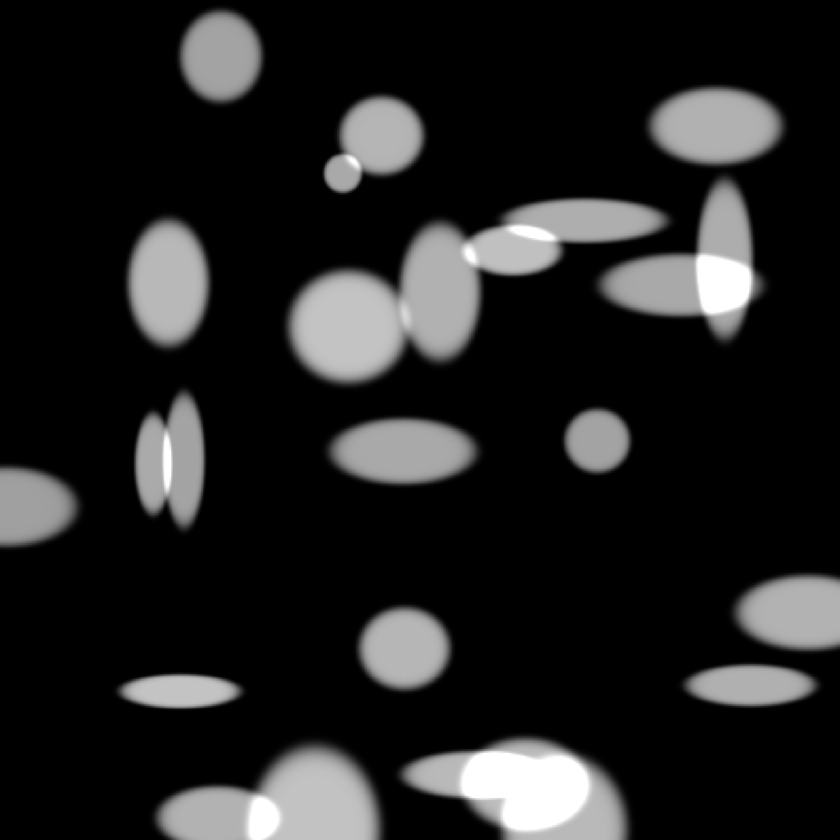
#> input picture Analisi Immagini/fig_00.png, 840 x 840 px, shrunk from 2400 x 2400 before the run; its folder holds only this picture in this run
$ python Analisi_00.py
#> lines starting #> are read from the running program, lines starting #| are printed output that depends on the picture
import numpy as np

import matplotlib
matplotlib.use('TkAgg')

import matplotlib.pyplot as plt
import matplotlib.image as mpimg
import tkinter as tk
from tkinter import filedialog


def chiudi_tutto(_):
    print("Closing the simulation")
    raise SystemExit


def analisi_immagine(soglia,imm,mappa, real_time):

    #Sub routine che controlla se nell'intorno di un punto interessante è stato già verificato se no lo senga da vedere
    # [7 lines left out: function segna_intorno, not called in this run]


    # Scansione su tutte le righe e su tutte le colonne
    h,w,_=imm.shape          # Categorizzo così altezza (h), larghezza (w) e canali (c)

    # Creo matricce che analizza se punti già analizzati e se sono sopra o sotto soglia
    # Distruggo la vecchia immagine e riempo di zeri nei canali blu e verde SOLO PERCHE IN SCALA GRIGI NON FUNZIONA SE A COLORI
    imm[:,:,1]=0      # Usato?
    imm[:,:,1]=0      # Sopra o sotto soglia?

    # Matrici aree e stack
    area=[]
    stack=[]

    # Faccio scansione
    for i in range(1, w):
        for j in range(1, h):

            # Verifico se già stato usato
            if imm[i, j, 1]==0:

                # Continuo analisi
                # Dico che usato
                imm[i,j,1]=0.5      # Cambio il colore così da veirficarlo

                if imm[i, j, 0]> soglia:
                    imm[i,j,2]=1        # Rendo colorata l'area così da vederla graficamente

                    # Aggiungo alla lista area la nuova area da contare
                    area.append(1)

                    # Sistema controllo dei vicini
                    segna_intorno(i, j)

                    while len(stack)>0:         # Continuo fino a quando non ho finito i vicini LIFO
                        n=len(stack)
                        x,y=stack[n-1][:]       # Estrai coordinate puntii ultimo posto stack
                        stack.pop()             # Elimino utlimo elemento

                        imm[x, y, 1]=0.5        # Segno il punto come usato

                        # Controllo se sopra sotto soglia
                        if imm[x, y, 0] > soglia:
                            imm[x,y, 2]=1       # Cambio colore per vederlo

                            area[-1]+=1         # Incrementa area

                            segna_intorno(x, y)

        if real_time=='y':
            mappa.set_data(imm)                     # Aggiornamento grafico per vederlo poi tolgo per efficenze
            plt.pause(0.001)

        mappa.set_data(imm)

    return area


def main():
    root = tk.Tk()  # procedure per leggere interattivamente un file
    root.withdraw()
    percorso_file = filedialog.askopenfilename(title="Image Selection PNG", filetypes=[("Immagini PNG", "*.png")])
#> the answer given: fig_00.png
    if not percorso_file:
        print("Nessun file selezionato.")
        raise SystemExit


    # Lettura dell'immagine tramite Matplotlib. mpimg.imread restituisce un array NumPy
    #  n x m con 3 (RGB) o 4 (RGB+trasparenza) canali. La presenza del quarto canale
    #  dipende solo dal fatto che l'immagine lo avesso o meno.
    img_array = mpimg.imread(percorso_file)
#> img_array is the input picture: shape (840, 840, 4) float32; mean R, G, B, A 0.136, 0.136, 0.136, 1


    # Attenzione: Matplotlib legge i PNG convertendo i valori dei pixel tra 0.0 e 1.0 (float32)
    #  invece del classico range 0-255 (uint8). Se voglio leggere jpeg e bmp devo ricordarmi
    #  loro non sono convertiti.


    altezza, larghezza, canali = img_array.shape
    # se non avessi conosciuto il metodo shape, avrei potuto leggere un valore
    # alla volta con dei banali altezza=len(img_array[:,0,0]), larghezza=len(img_array[0,:,0]), etc.

    # Creazione di matrice vuoto con le stesse specifiche di tipo (dtype) ma 2 pixel più alta/larga
    img_con_bordo = np.zeros((altezza + 2, larghezza + 2, canali), dtype=img_array.dtype)


    # Se presente il canale Alfa, impostiamo l'opacità del bordo al massimo (1.0). E' solo per estetica.
    if canali == 4:
        img_con_bordo[:, :, 3] = 1.0


    # Inserimento dell'immagine al centro
    img_con_bordo[1:altezza+1, 1:larghezza+1] = img_array


    # Creo il grafico
    figura, (grafico1, grafico2) = plt.subplots(1,2, figsize=(14, 6),num='By Gianmario Pelanda')
    figura.canvas.mpl_connect('close_event', chiudi_tutto)


    mappa=grafico1.imshow(img_con_bordo)
    grafico1.axis('off')
    grafico1.set_title(f"Image")


    soglia=float(input('Valore della soglia (0-1)= '))
#> the answer given: 1
    real_time=input('Mostra scansione in tempo reale? (y/n)')
#> the answer given: y


    risultati=analisi_immagine(soglia,img_con_bordo,mappa, real_time)
#> in analisi_immagine, `imm[:,:,1]=0`:
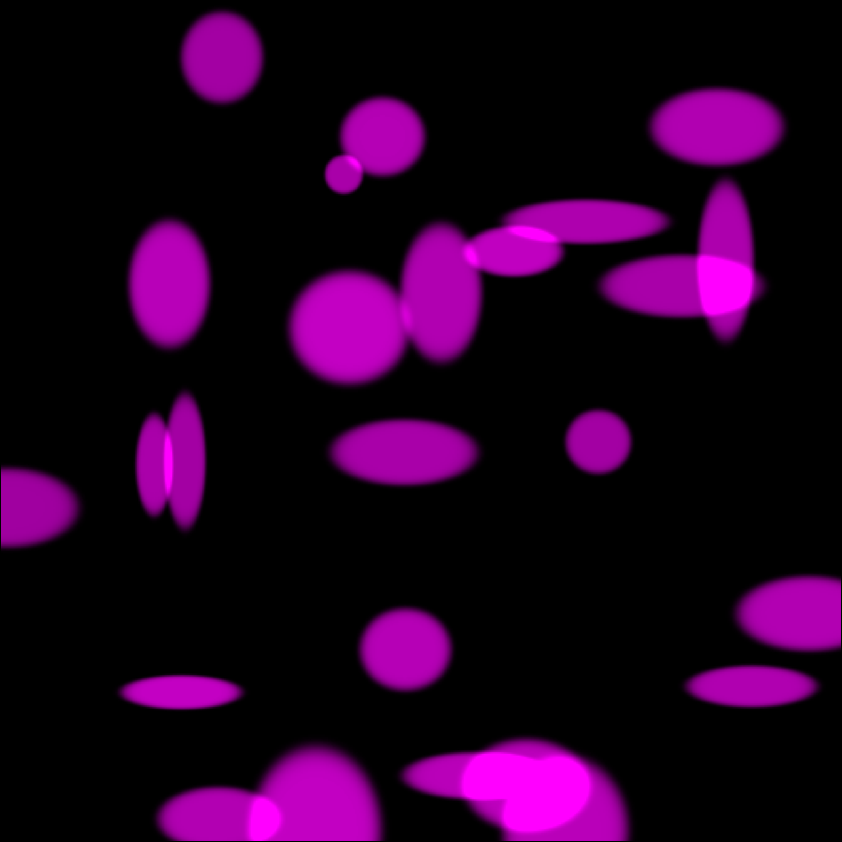
#> imm: shape (842, 842, 4) float32; mean R, G, B, A 0.136, 0, 0.136, 1
#> the loop in analisi_immagine, `for i in range(1, w):` made 841 passes
#> pass 2, in analisi_immagine, `plt.pause(0.001)`:
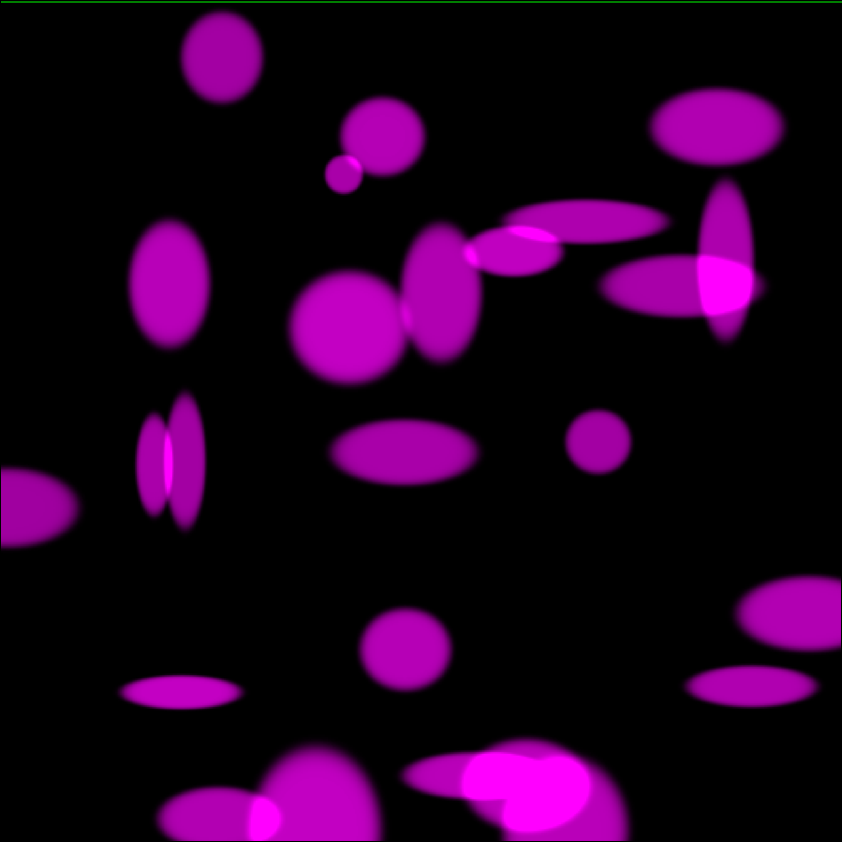
#> shown: shape (842, 842, 4) float32; mean R, G, B, A 0.136, 0.00119, 0.136, 1
#> after the loop in analisi_immagine, `for i in range(1, w):`:
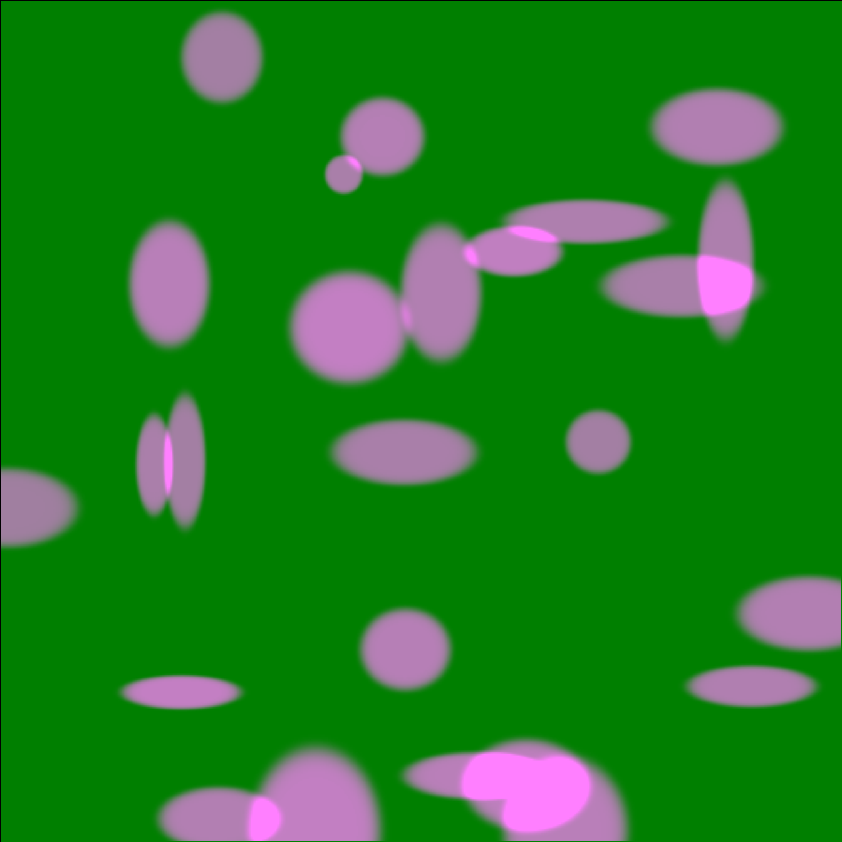
#> imm: shape (842, 842, 4) float32; mean R, G, B, A 0.136, 0.499, 0.136, 1
#> after the loop in analisi_immagine, `for i in range(1, w):`: area = []
#> risultati = []

    grafico2.hist(risultati, bins=10, color='skyblue', edgecolor='black')


    grafico2.set_title(f'Area Distribution (N_Tot = {len(risultati)})')
    grafico2.set_xlabel('Area')
    grafico2.set_ylabel('Number')

    # Ottimizza gli spazi tra i due grafici per evitare sovrapposizioni
    plt.tight_layout()

    plt.show()
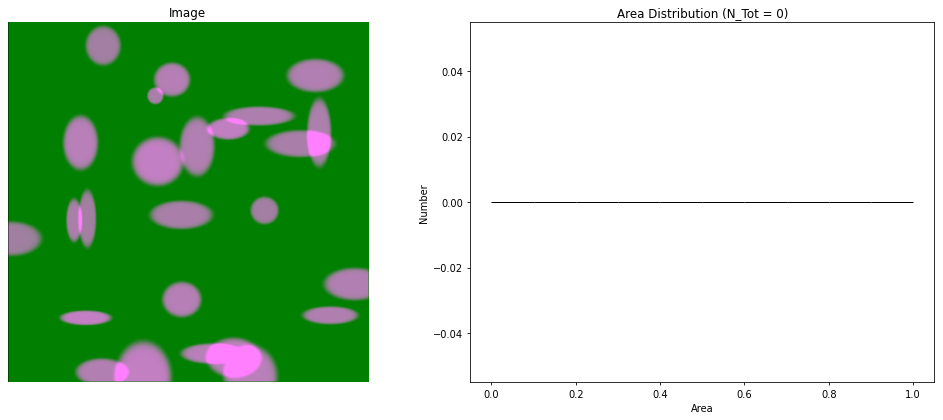
#> figure drawn by matplotlib, 2 panels

if __name__ == '__main__':
    main()

$ run again, on Analisi Immagini/fig_05.png
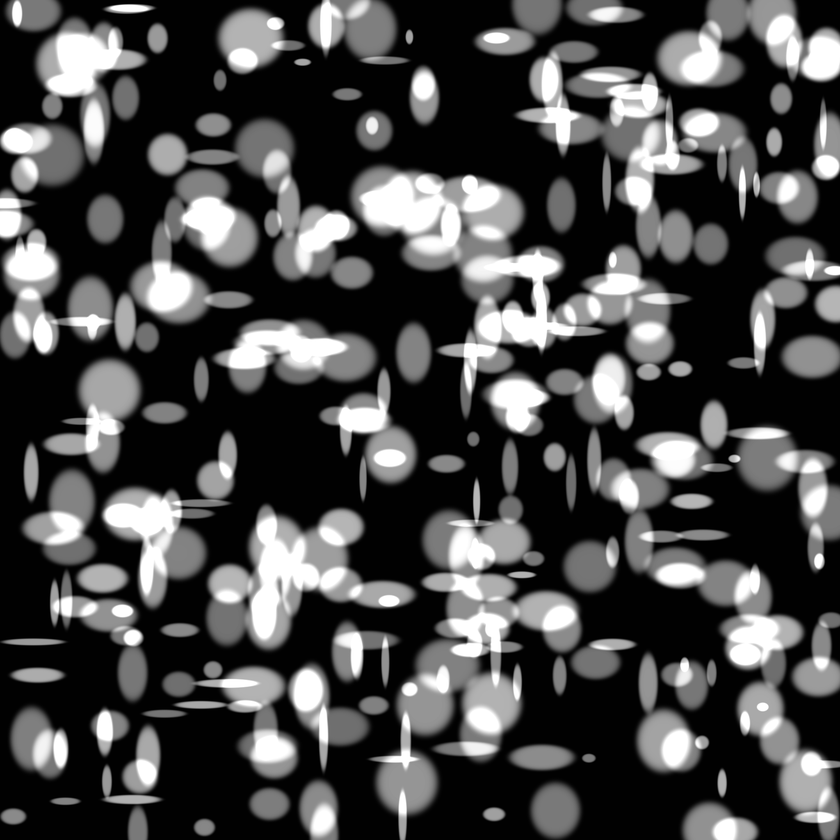
#> input picture Analisi Immagini/fig_05.png, 840 x 840 px, shrunk from 2048 x 2048 before the run
#> in main, img_array is the input picture: shape (840, 840, 4) float32; mean R, G, B, A 0.287, 0.287, 0.287, 1
#> after the loop in analisi_immagine, `for i in range(1, w):`:
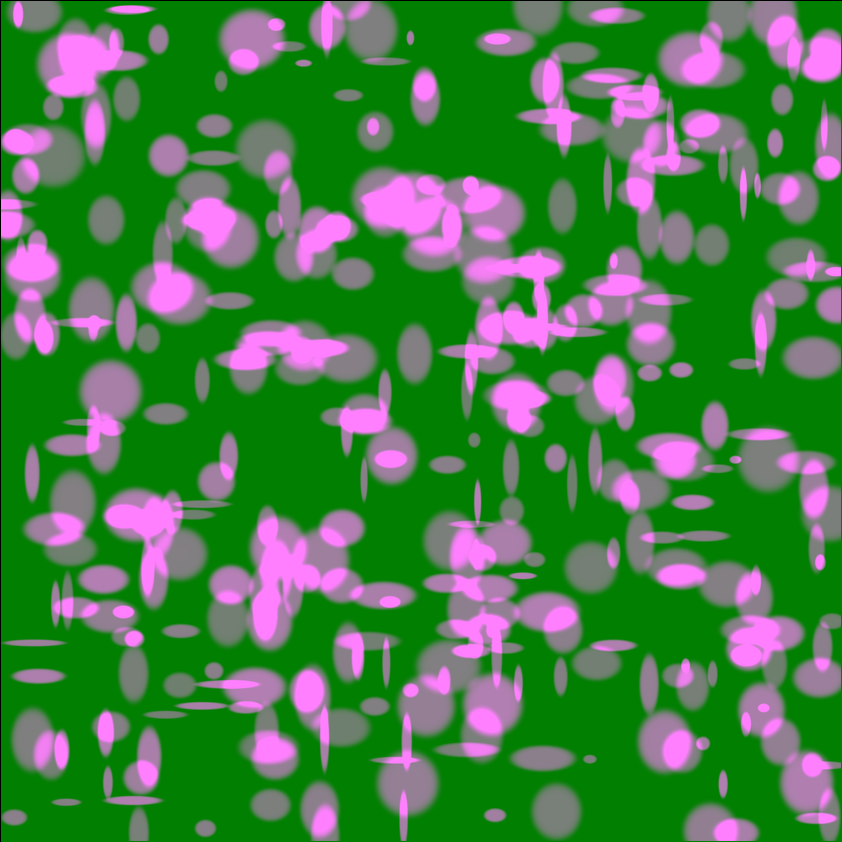
#> imm: shape (842, 842, 4) float32; mean R, G, B, A 0.286, 0.499, 0.286, 1
#> after the loop in analisi_immagine, `for i in range(1, w):`: area = []
#> in main, `plt.show()`:
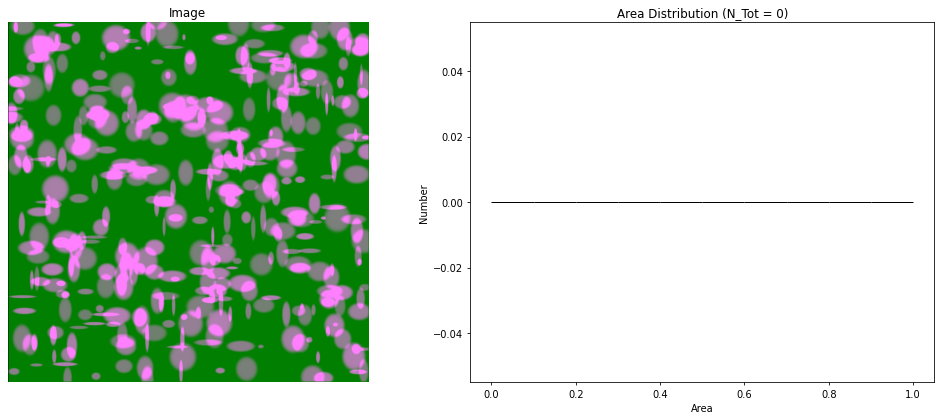
#> figure drawn by matplotlib, 2 panels

$ run again, on Analisi Immagini/fig_06.png
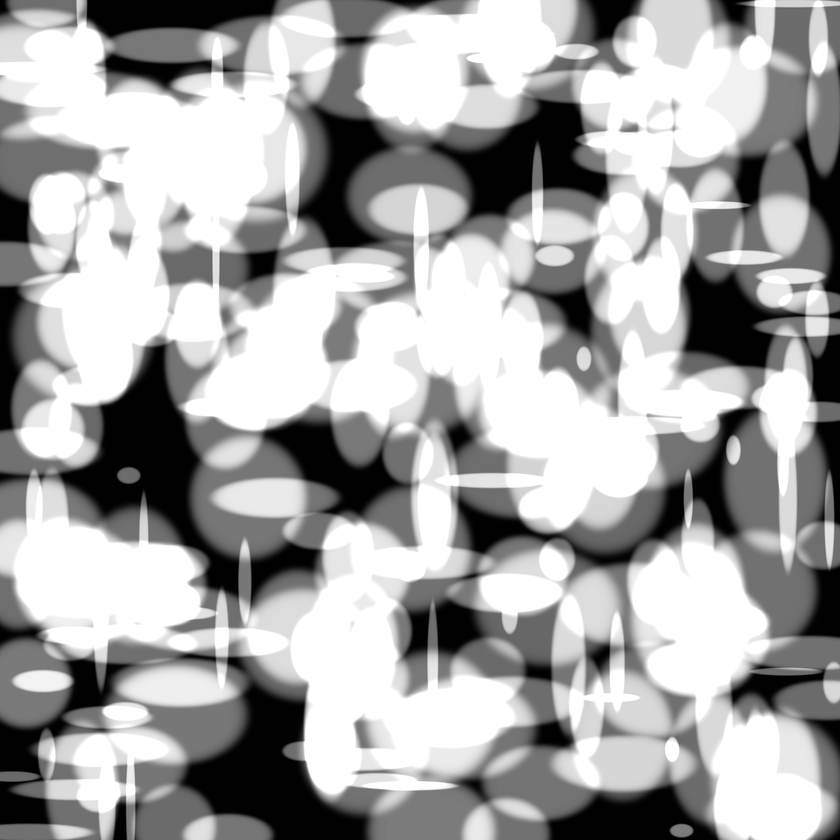
#> input picture Analisi Immagini/fig_06.png, 840 x 840 px, shrunk from 2048 x 2048 before the run
#> in main, img_array is the input picture: shape (840, 840, 4) float32; mean R, G, B, A 0.651, 0.651, 0.651, 1
#> after the loop in analisi_immagine, `for i in range(1, w):`:
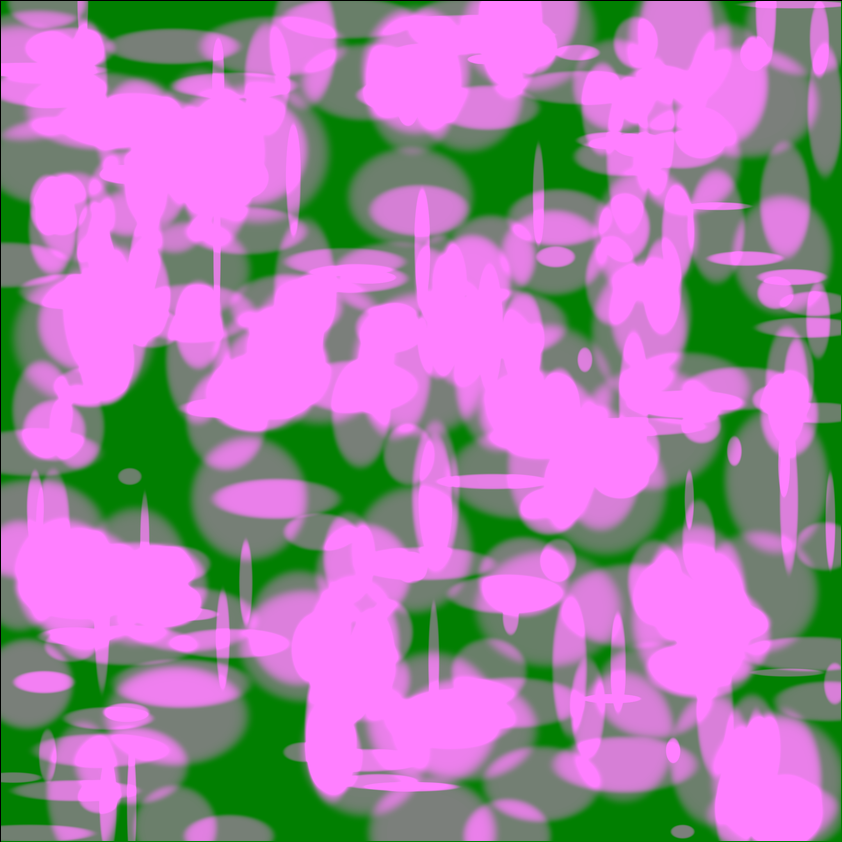
#> imm: shape (842, 842, 4) float32; mean R, G, B, A 0.648, 0.499, 0.648, 1
#> after the loop in analisi_immagine, `for i in range(1, w):`: area = []
#> in main, `plt.show()`:
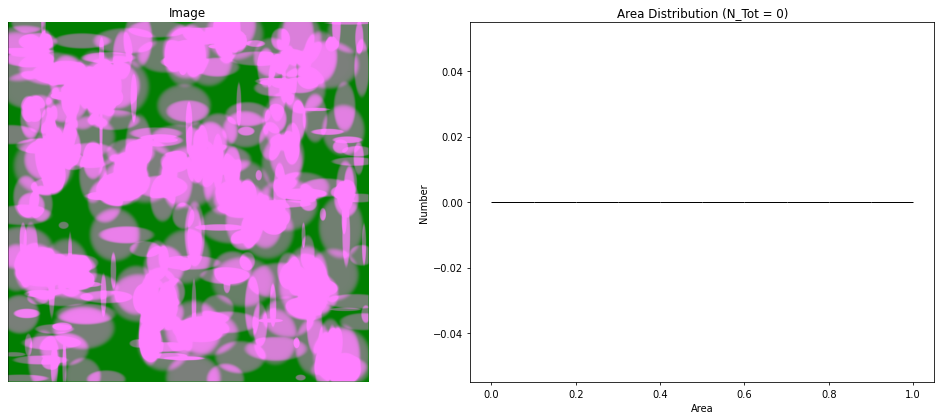
#> figure drawn by matplotlib, 2 panels

$ run again, on Analisi Immagini/fig_02.png
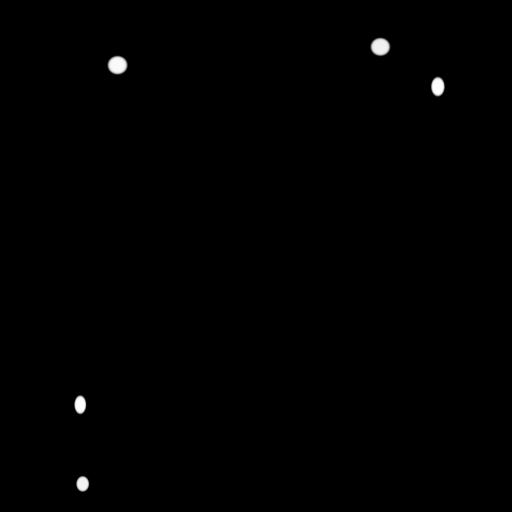
#> input picture Analisi Immagini/fig_02.png, 512 x 512 px
#> in main, img_array is the input picture: shape (512, 512, 4) float32; mean R, G, B, A 0.00362, 0.00362, 0.00362, 1
#> after the loop in analisi_immagine, `for i in range(1, w):`:
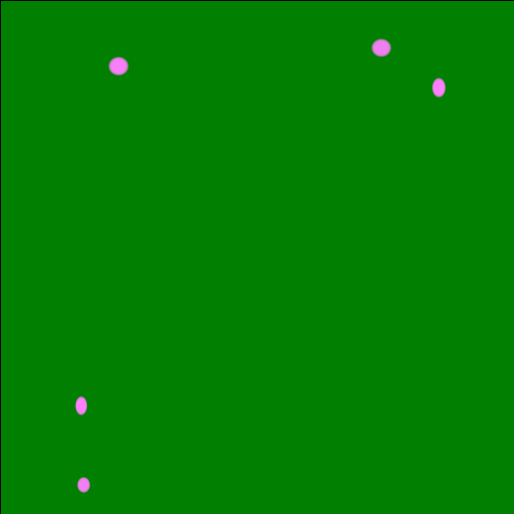
#> imm: shape (514, 514, 4) float32; mean R, G, B, A 0.00359, 0.498, 0.00359, 1
#> after the loop in analisi_immagine, `for i in range(1, w):`: area = []
#> in main, `plt.show()`:
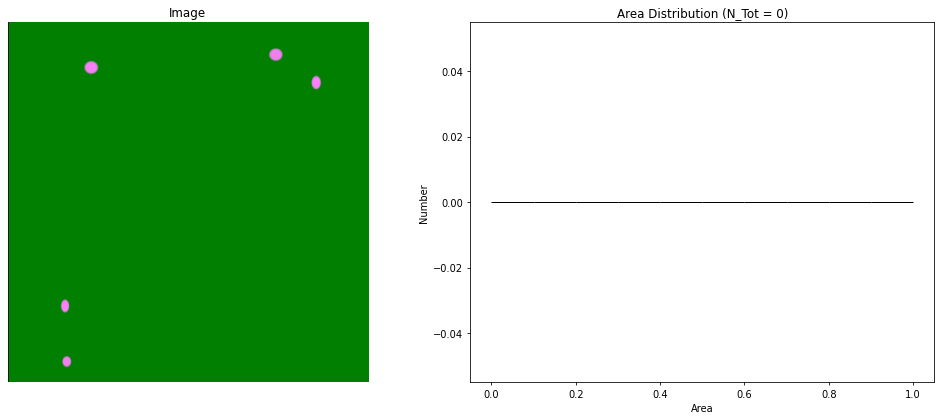
#> figure drawn by matplotlib, 2 panels
